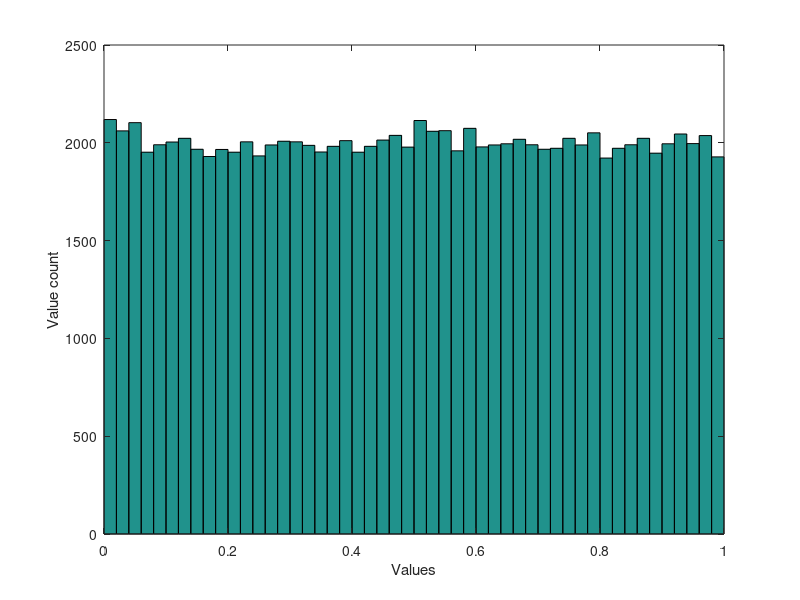
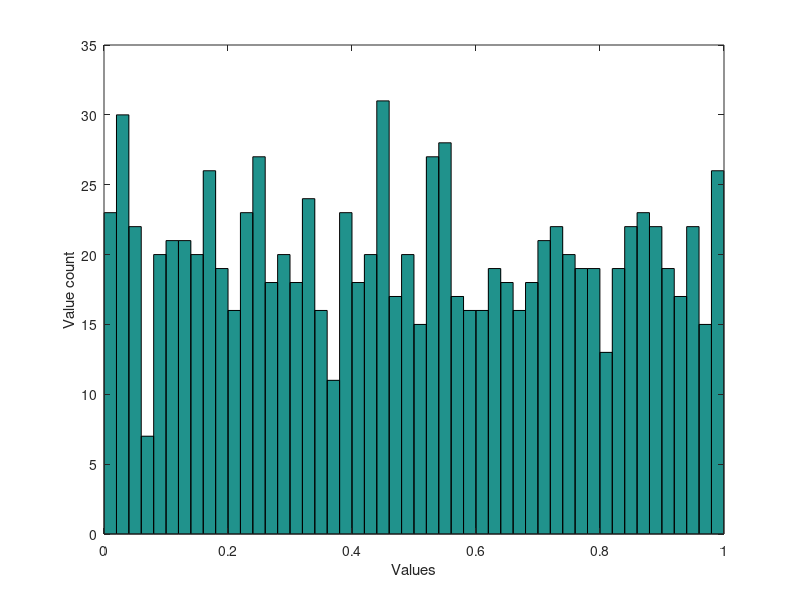
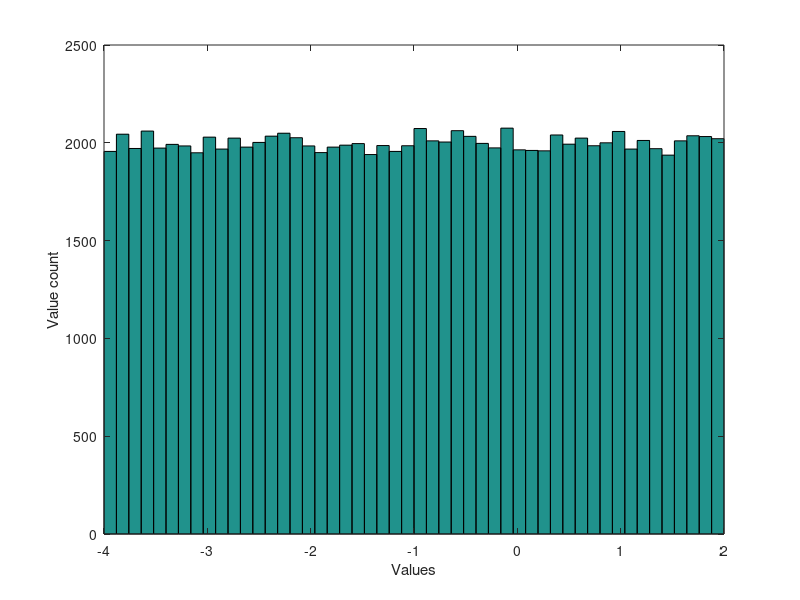

The MATLAB source for these figures, in order:
%% Uniform distribution.

% u1 is a vector containing 100000 pseudorandom variables from an uniform
% distribution.
u1 = rand(100000, 1);

% The function hist can be used to count the number of values that fit in
% M=50 bins.
M = 50;

figure(1),clf 
hist(u1, M);
ylabel('Value count'); 
xlabel('Values');


%------------------------------------------------------------------------
% U is an 100x1000 matrix containing 100000 pseudorandom variables from an
% uniform distribution.
U = rand(100, 1000);

% We use the same hist function to count the values of the first row from U.
figure(2),clf
hist(U(1, :), M);
ylabel('Value count'); 
xlabel('Values');

% Question: Why does the histogram look different now? Why aren't the
% values distributed more or less uniformly in the bins?


%------------------------------------------------------------------------
% u2 is a vector containing 100000 pseudorandom variables from an uniform
% distribution.
u2 = -4 + 6 * rand(100000, 1);

% The function hist is used to count the number of values.
figure(3),clf
hist(u2, M);
ylabel('Value count'); 
xlabel('Values');

% Question: What interval corresponds to the distribution?

